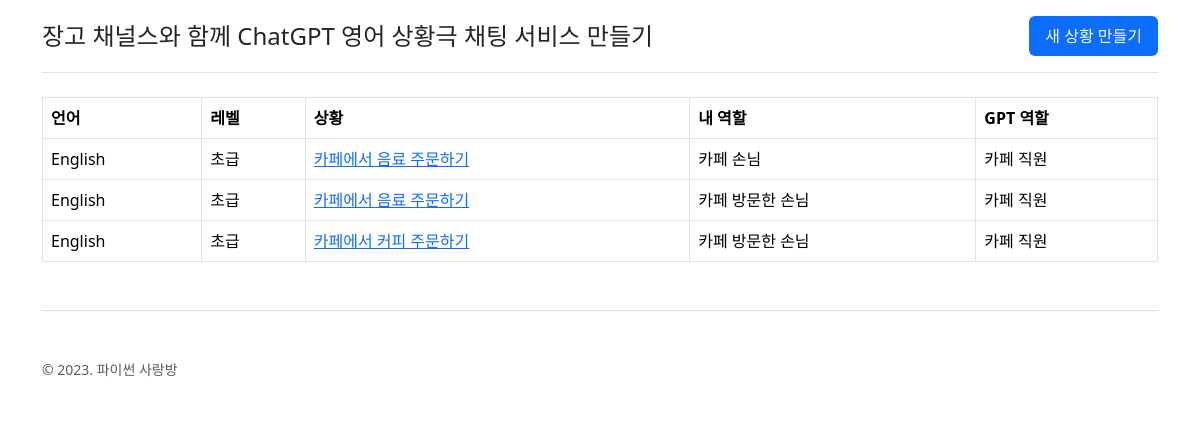
The app's page /chat/ (signed in), older data.
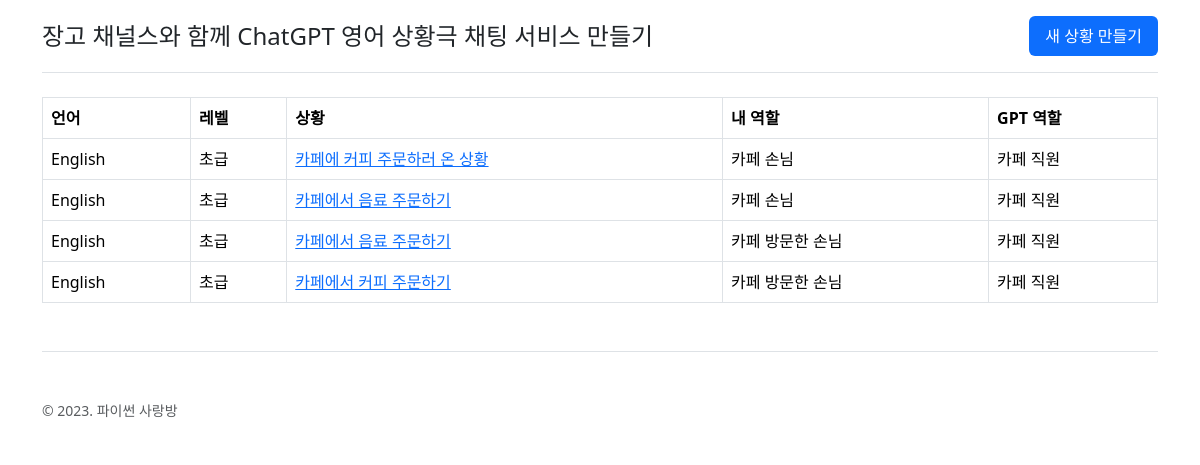
The same page, newer data.
### chat/models.py (models this page shows, shortened)
class RolePlayingRoom(models.Model):
    class Language(models.TextChoices):
        ENGLISH = "en-US", "English"
        JAPANESE = "ja-JP", "Japanese"
        CHINESE = "zh-CN", "Chinese"
        SPANISH = "es-ES", "Spanish"
        FRENCH = "fr-FR", "French"
        GERMAN = "de-DE", "German"
        RUSSIAN = "ru-RU", "Russian"
    class Level(models.IntegerChoices):
        BEGINNER = 1, "초급"
        ADVANCED = 2, "고급"
    user = models.ForeignKey(settings.AUTH_USER_MODEL, on_delete=models.CASCADE)
    language = models.CharField(
        max_length=10,
        choices=Language.choices,
        default=Language.ENGLISH,
        verbose_name="대화 언어",
    )
    level = models.SmallIntegerField(
        choices=Level.choices, default=Level.BEGINNER, verbose_name="레벨"
    )
    situation = models.CharField(max_length=100, verbose_name="상황")
    situation_en = models.CharField(
        max_length=100,
        blank=True,
        verbose_name="상황 (영문)",
        help_text="GPT 프롬프트에 직접적으로 활용됩니다. 비워두시면, situation 필드를 번역해 자동 반영됩니다.",
    )
    my_role = models.CharField(max_length=100, verbose_name="내 역할")
    my_role_en = models.CharField(
        max_length=100,
        blank=True,
        verbose_name="내 역할 (영문)",
        help_text="GPT 프롬프트에 직접적으로 활용됩니다. 비워두시면, my_role 필드를 번역해 자동 반영됩니다.",
    )
    gpt_role = models.CharField(max_length=100, verbose_name="GPT 역할")
    gpt_role_en = models.CharField(
        max_length=100,
        blank=True,
        verbose_name="GPT 역할 (영문)",
        help_text="GPT 프롬프트에 직접적으로 활용됩니다. 비워두시면, gpt_role 필드를 번역해 자동 반영됩니다.",
    )
    class Meta:
        ordering = ["-pk"]
    def get_absolute_url(self):
        return reverse_lazy("role_playing_room_detail", kwargs={"pk": self.pk})

### chat/views.py (the view)
# urls.py: path("", views.RolePlayingRoomListView.as_view(), name="role_playing_room_list"),
@method_decorator(staff_member_required, name="dispatch")
class RolePlayingRoomListView(ListView):
    model = RolePlayingRoom
    def get_queryset(self):
        qs = super().get_queryset()
        qs = qs.filter(user=self.request.user)
        return qs

### chat/templates/chat/roleplayingroom_list.html
{% extends "chat/base.html" %}
{% block content %}
  <table class="table table-hover table-bordered">
    <thead>
      <tr>
        <th>언어</th>
        <th>레벨</th>
        <th>상황</th>
        <th>내 역할</th>
        <th>GPT 역할</th>
      </tr>
    </thead>
    <tbody>
      {% for room in object_list %}
        <tr>
          <td>{{ room.get_language_display }}</td>
          <td>{{ room.get_level_display }}</td>
          <td>
            <a href="{{ room.get_absolute_url }}">{{ room.situation }}</a>
          </td>
          <td>{{ room.my_role }}</td>
          <td>{{ room.gpt_role }}</td>
        </tr>
        {% empty %}
        <tr>
          <td colspan="S">Empty</td>
        </tr>
      {% endfor %}
    </tbody>
  </table>
{% endblock content %}

Row changes from the older to the newer data that the page shows:
added RolePlayingRoom: language "English", level "초급", situation "카페에 커피 주문하러 온 상황", my_role "카페 손님", gpt_role "카페 직원"
